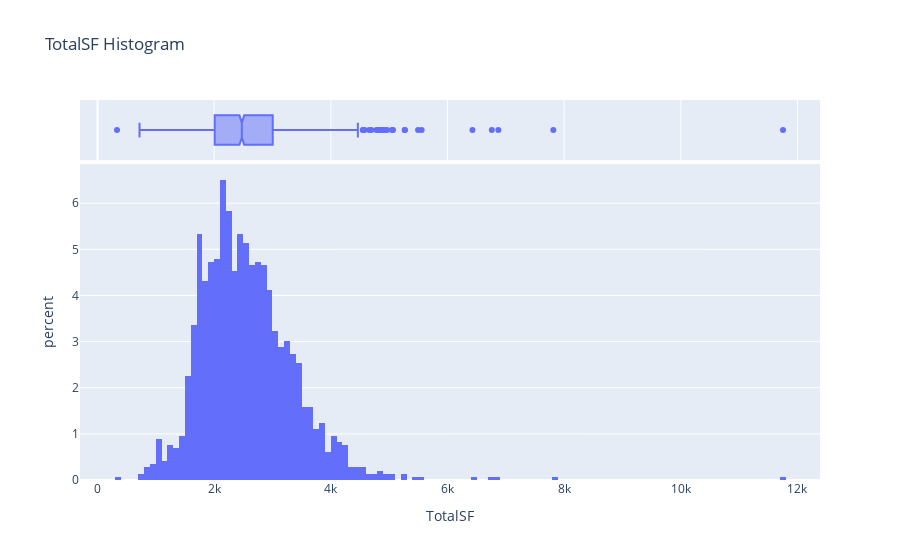

Notebook source saved alongside this figure:
### Code cell
# Determine outliers for TotalSF
fig = px.histogram(df, x='TotalSF', 
                   marginal='box',
             histnorm = 'percent',
             title='TotalSF Histogram')

fig.show()

### Figure 1 — Plotly figure (JSON) as saved in the notebook; plotly's stock layout.template omitted (floating-point values rounded to 4 significant figures; data arrays with more than 128 entries replaced by an {"elided": "..."} marker saying what was removed)
{"data": [{"alignmentgroup": "True", "bingroup": "x", "histnorm": "percent", "hovertemplate": "TotalSF=%{x}<br>percent=%{y}<extra></extra>", "legendgroup": "", "marker": {"color": "#636efa", "pattern": {"shape": ""}}, "name": "", "offsetgroup": "", "orientation": "v", "showlegend": false, "type": "histogram", "x": {"elided": "1460 int values"}, "xaxis": "x", "yaxis": "y"}, {"alignmentgroup": "True", "hovertemplate": "TotalSF=%{x}<extra></extra>", "legendgroup": "", "marker": {"color": "#636efa"}, "name": "", "notched": true, "offsetgroup": "", "showlegend": false, "type": "box", "x": {"elided": "1460 int values"}, "xaxis": "x2", "yaxis": "y2"}], "layout": {"barmode": "relative", "legend": {"tracegroupgap": 0}, "title": {"text": "TotalSF Histogram"}, "xaxis": {"anchor": "y", "domain": [0, 1], "title": {"text": "TotalSF"}}, "xaxis2": {"anchor": "y2", "domain": [0, 1], "matches": "x", "showgrid": true, "showticklabels": false}, "yaxis": {"anchor": "x", "domain": [0, 0.8316], "title": {"text": "percent"}}, "yaxis2": {"anchor": "x2", "domain": [0.8416, 1], "matches": "y2", "showgrid": false, "showline": false, "showticklabels": false, "ticks": ""}}}
